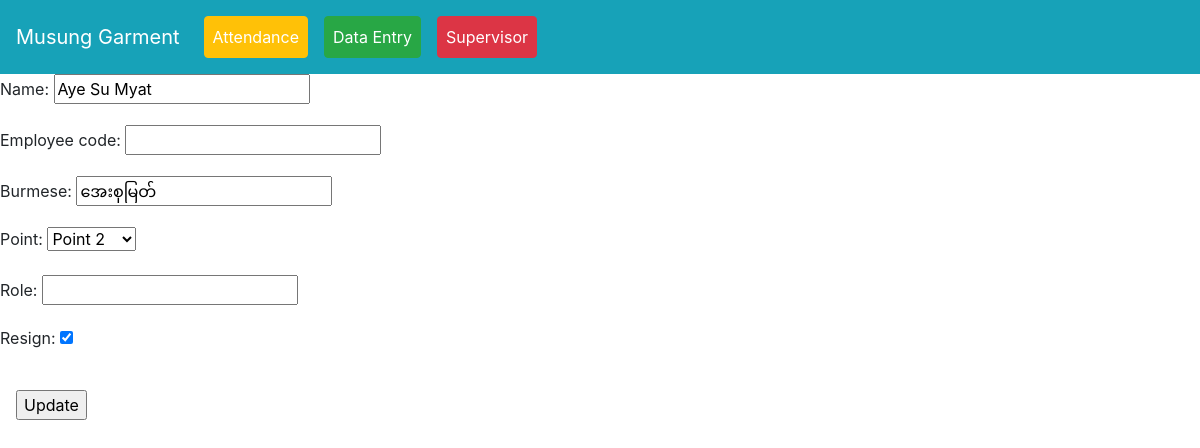
Before: /operatorupdate/67/ with the older database file.
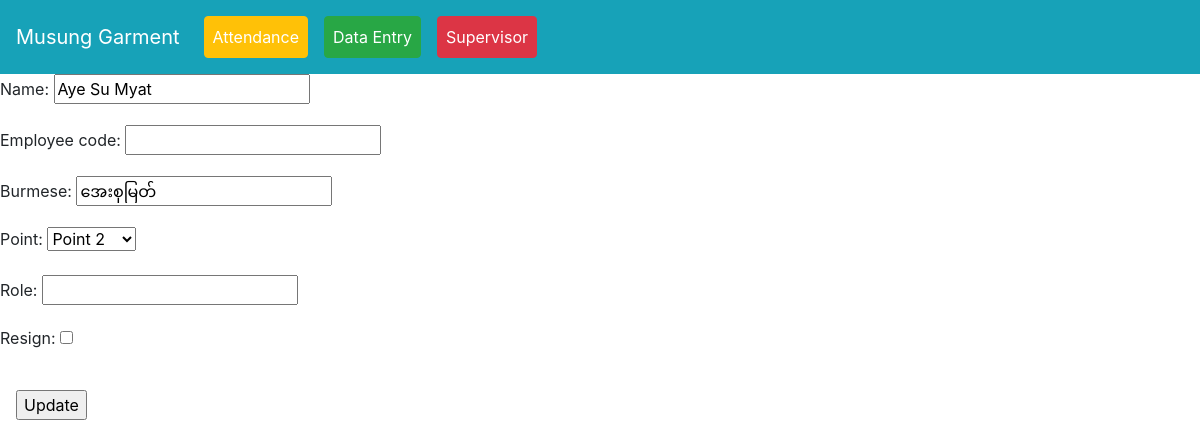
After: the same page with the newer database file.
### myapp/models.py (models this page shows, shortened)
class operator(models.Model):
    name = models.CharField(max_length=255)
    line = models.ForeignKey(line, on_delete=models.CASCADE)
    point = models.ForeignKey(point, on_delete=models.CASCADE, blank=True, null=True)
    employee_code = models.CharField(max_length=255, blank=True, null=True)
    burmese = models.CharField(max_length=255, blank=True, null=True)
    role = models.CharField(max_length=255, blank=True, null=True)
    daily_target = models.PositiveIntegerField(default=0)
    resign = models.BooleanField(default=False)
    status = models.BooleanField(default=False)

### myapp/views.py (the view)
# urls.py: path('operatorupdate/<int:id>/', views.operatorupdate, name='operatorupdate'),
def operatorupdate(request,id):
    context ={}
    obj = get_object_or_404(operator, id = id)
    form = operatorform(request.POST or None, instance = obj)
    if form.is_valid():
        form.save()
        return redirect('myapp:operatorlist')
    context["form"] = form
    return render(request, "operatorupdate.html", context)

### myapp/forms.py
class operatorform(forms.ModelForm):
    class Meta:
        model = operator
        fields = ['name', 'employee_code','burmese', 'point','role','resign']

### myapp/models.py (called while the page is built)
    def __str__(self):
        return self.point_name

### templates/operatorupdate.html (shortened to what this page needs)
{% extends 'base.html' %}
{% block content %}
<form method="POST">
    {{ form.as_p }}
    <input type="submit" value="Update" class="m-3">
</form>
{% endblock content %}

Changed rows visible on the page:
changed operator "Aye Su Myat": resign "☑" → "☐"
